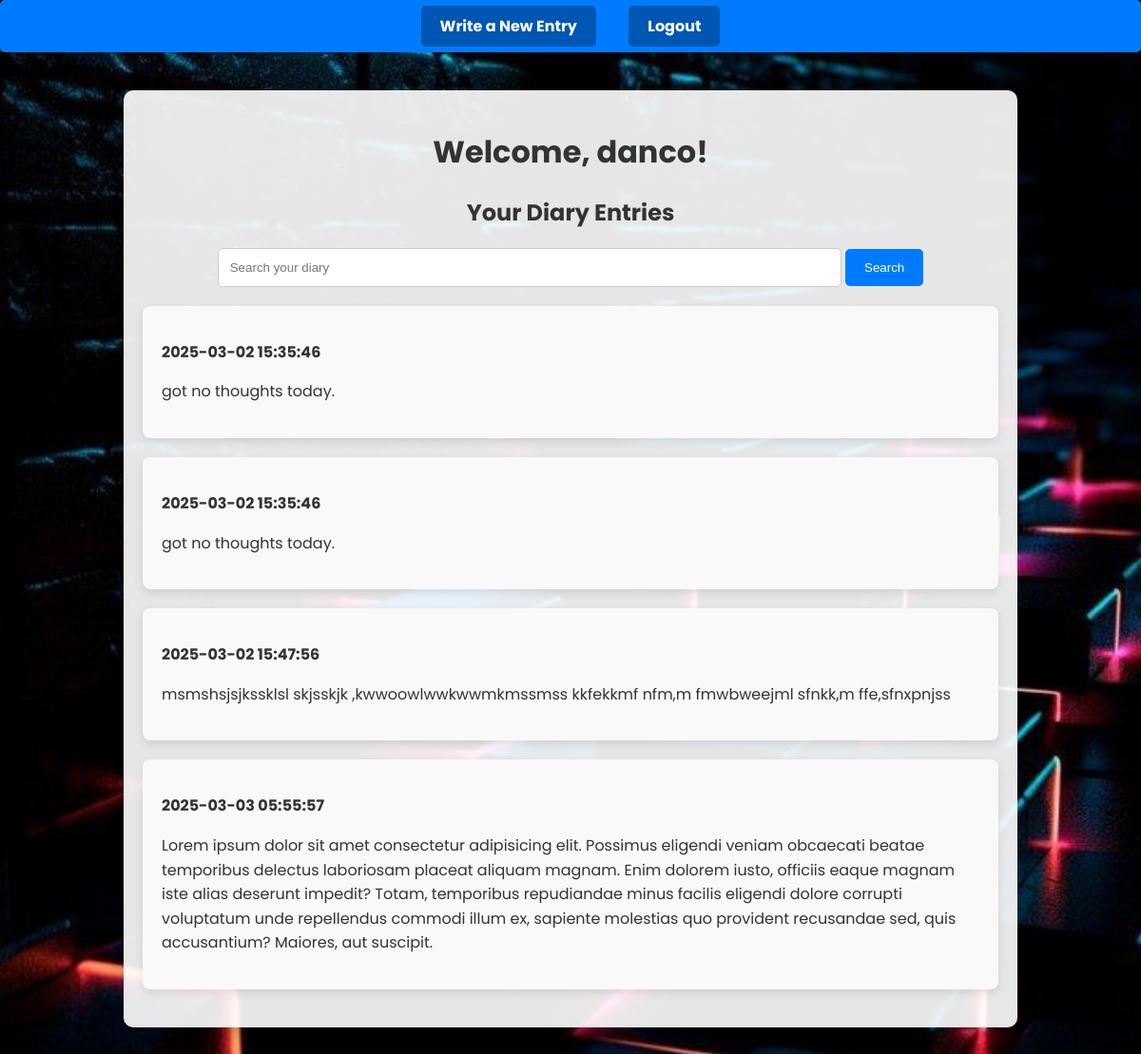
The page /dashboard (signed in) on the database its author committed.
### app.py (models this page shows)
class User(db.Model, UserMixin):
    id = db.Column(db.Integer, primary_key=True)
    username = db.Column(db.String(150), unique=True, nullable=False)
    password = db.Column(db.String(150), nullable=False)

class DiaryEntry(db.Model):
    id = db.Column(db.Integer, primary_key=True)
    user_id = db.Column(db.Integer, db.ForeignKey('user.id'), nullable=False)
    content = db.Column(db.Text, nullable=False)
    timestamp = db.Column(db.DateTime, default=datetime.utcnow)  # Timestamp defaults to current UTC time

### app.py (the view)
@app.route('/dashboard')
@login_required
def dashboard():
    entries = DiaryEntry.query.filter_by(user_id=current_user.id).all()
    for entry in entries:
        if entry.timestamp is None:
            entry.timestamp = datetime.now()  # Set to the current datetime or another default value
            db.session.commit()  # Save the changes to the database
    return render_template('dashboard.html', entries=entries)

### app.py (called while the page is built)
@login_manager.user_loader
def load_user(user_id):
    return User.query.get(int(user_id))

### templates/dashboard.html (shortened to what this page needs)
<!DOCTYPE html>
<html lang="en">
<head>
</head>
<body>
    <div class="navbar">
        <a href="{{ url_for('write') }}">Write a New Entry</a>
        <a href="{{ url_for('logout') }}">Logout</a>
    </div>
    <div class="container">
        <h1>Welcome, {{ current_user.username }}!</h1>
        <h2>Your Diary Entries</h2>
        <div class="search-container">
            <form method="GET" action="{{ url_for('search') }}">
                <input type="text" name="query" placeholder="Search your diary">
                <button type="submit">Search</button>
            </form>
        </div>
        {% for entry in entries %}
        <div class="entry">
            <p><strong>
                {% if entry.timestamp %}
                    {{ entry.timestamp.strftime('%Y-%m-%d %H:%M:%S') }}
                {% else %}
                    No timestamp available
                {% endif %}
            </strong></p>
            <p>{{ entry.content }}</p>
        </div>
        {% else %}
        <p class="no-entries">No entries yet. Start writing!</p>
        {% endfor %}
    </div>
</body>
</html>

### templates/dashboard.html (style rules this page uses)
body { font-family: 'Poppins', sans-serif; background-color: #f4f4f4; margin: 0; padding: 0; background-image: url("img/1.jpg"); background-size: cover; background-position: center; color: #333; }
.container { max-width: 900px; margin: 40px auto; background: rgba(255, 255, 255, 0.9); padding: 20px; border-radius: 10px; box-shadow: 0px 4px 20px rgba(0, 0, 0, 0.2); }
.navbar { background-color: #007BFF; padding: 15px; text-align: center; border-radius: 5px; margin-bottom: 30px; }
.navbar a { color: white; text-decoration: none; font-weight: bold; margin: 0 15px; padding: 10px 20px; border-radius: 5px; background: #0056b3; }
h1, h2 { color: #333; text-align: center; }
.entry { background: #f9f9f9; padding: 20px; border-radius: 8px; margin-bottom: 20px; box-shadow: 0 4px 10px rgba(0, 0, 0, 0.1); }
.entry p { line-height: 1.6; }
.search-container { text-align: center; margin: 20px 0; }
input[type="text"] { padding: 12px; width: 70%; border: 1px solid #ccc; border-radius: 5px; }
button { padding: 12px 20px; background-color: #007BFF; color: white; border: none; border-radius: 5px; cursor: pointer; }

### rows shown on the page
User: username "danco"
DiaryEntry: timestamp "2025-03-02 15:35:46", content "got no thoughts today."
DiaryEntry: timestamp "2025-03-02 15:35:46", content "got no thoughts today."
DiaryEntry: timestamp "2025-03-02 15:47:56", content "msmshsjsjkssklsl skjsskjk ,kwwoowlwwkwwmkmssmss kkfekkmf nfm,m fmwbweejml sfnkk,m ffe,sfnxpnjss"
DiaryEntry: timestamp "2025-03-03 05:55:57", content "Lorem ipsum dolor sit amet consectetur adipisicing elit. Possimus eligendi veniam obcaecati beatae temporibus delectus laboriosam placeat aliquam magnam. Enim dolorem iusto, officiis eaque magnam iste alias deserunt impedit? Totam, temporibus repudiandae minus facilis eligendi dolore corrupti voluptatum unde repellendus commodi illum ex, sapiente molestias quo provident recusandae sed, quis accusantium? Maiores, aut suscipit."
